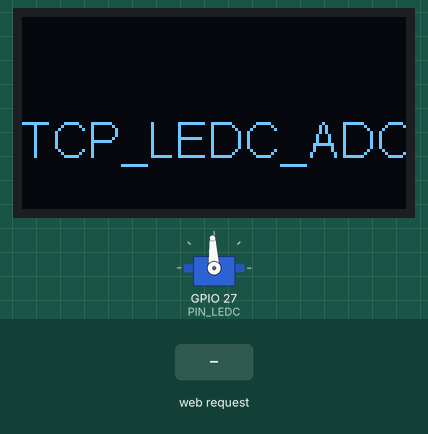
Recording of a sketch running on a simulated ESP32. Shown: 128×64 one-colour display, servo. Inputs (shaded band) come from the test bench. WiFi joins after 1.5 s; servers stay silent unless stated; servo pulses on a pin are drawn as a servo (544–2400 µs = 0–180°); what the sketch prints to the serial monitor is not drawn.

Above: at 0.1 s.
At 2.7 s:
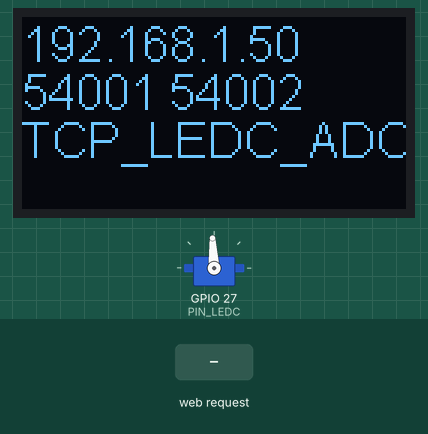
2.8 s: HTTP request GET /ledcdata received
At 2.82 s:
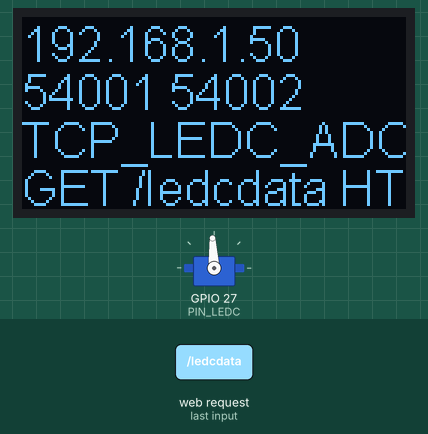
Timing chart, 0 to 5.8 s (numbered marks = the images above; inputs shaded):
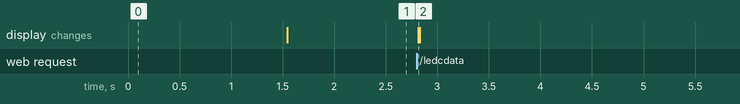

Measured:
- after the input at 2.8 s, the display: changes at once (image 2)

The sketch:

TCP_LEDC_ADC.ino
```cpp
#include <Wire.h>
#include "SSD1306Wire.h"
#include <WiFi.h>
#include "Ticker.h"

const char* ssid = "--ssid--"; // 要変更
const char* password = "--password--"; // 要変更
const int socketPort = 54001;
const int socketPort2 = 54002;

void mySetup(); // このスケッチ固有のsetup()
void myLoop(); // このスケッチ固有のloop()
String process(String str); // 受信したメッセージを処理

SSD1306Wire display(0x3c, 21, 22);
String displayBuffer[4];
void updateDisplay() {
  display.clear();
  display.flipScreenVertically();
  display.setFont(ArialMT_Plain_16);
  for (int i = 0; i < 4; i++) {
    display.drawString(0, i * 16, displayBuffer[i]);
  }
  display.display();
}

Ticker messageTimer;
volatile bool updateRequest = false;
void showMessage(String s, float seconds) {
  displayBuffer[3] = s;
  updateDisplay();
  messageTimer.once(seconds, hideMessage);
}
void hideMessage() {
  displayBuffer[3] = "";
  updateRequest = true;
}

WiFiServer server(socketPort);
WiFiServer server2(socketPort2);
WiFiClient client;
WiFiClient client2;

void broadcastEventTXT(String str) {
  if (client2.connected()) {
    client2.println(str);
  }
}

void setup() {
  Serial.begin(57600);
  display.init();

  // このスケッチ固有のsetup()を実行
  mySetup();

  // アクセスポイントに接続
  Serial.println("Connecting");
  WiFi.begin(ssid, password);
  while (WiFi.status() != WL_CONNECTED) {
    delay(500);
    Serial.print(".");
  }

  // TCPサーバーを起動
  server.begin();
  server2.begin();

  Serial.println();
  Serial.println("Server started (" + WiFi.localIP().toString() + ")");
  Serial.println(String(socketPort) + " " + String(socketPort2));

  displayBuffer[0] = WiFi.localIP().toString();
  displayBuffer[1] = String(socketPort) + " " + String(socketPort2);
  updateDisplay();
}

void loop() {
  if (updateRequest) {
    updateRequest = false;
    updateDisplay();
  }

  // このスケッチ固有のloop()を実行
  myLoop();

  if (!client.connected()) {
    client = server.available();
  } else {
    if (client.available()) {
      String inputString = client.readStringUntil('\n');
      inputString.trim();
      String outputString = process(inputString);
      if (outputString != "") {
        client.println(outputString);
      }
    }
  }
  if (!client2.connected()) {
    client2 = server2.available();
  }
}

// 以下、このスケッチ固有の記述

const int PIN_LEDC = 27;
const int PIN_READ = 36;

void rotateServo(int chan, float angle) { // 0(0.5ms) ~ 180(2.5ms)
  double ms = 0.5 + angle / 90.0;
  int duty = round(ms / 20.0 * 65536.0); // 20ms full scale
  ledcWrite(chan, duty);
}

void mySetup() {
  int ch = 0;
  ledcSetup(ch, 50, 16);
  ledcAttachPin(PIN_LEDC, ch);
  rotateServo(ch, 90);
  analogSetPinAttenuation(PIN_READ, ADC_11db);

  displayBuffer[2] = "TCP_LEDC_ADC";
  updateDisplay();
}

void myLoop() {

}

String process(String str) {
  showMessage(str, 0.5);

  if (str.startsWith("angle ")) {
    str = str.substring(str.indexOf(' ') + 1);
    rotateServo(0, str.toFloat());
  } else if (str == "ledcdata") {
    int num = 300;
    int adcBuf[num * 2];
    int pos = 0;
    int n = 0;
    for (int i = 0; i < (num * 10) / 100; i++) { // 10% pre trigger
      adcBuf[pos * 2] = analogRead(PIN_READ);
      adcBuf[pos * 2 + 1] = micros();
      pos = (pos < num - 1) ? pos + 1 : 0;
    }
    while (n < num * 50) {
      int val = analogRead(PIN_READ);
      adcBuf[pos * 2] = val;
      adcBuf[pos * 2 + 1] = micros();
      pos = (pos < num - 1) ? pos + 1 : 0;
      n++;
      if (val < 0x800) break;
    }
    while (n < num * 50) {
      int val = analogRead(PIN_READ);
      adcBuf[pos * 2] = val;
      adcBuf[pos * 2 + 1] = micros();
      pos = (pos < num - 1) ? pos + 1 : 0;
      n++;
      if (val >= 0x800) break;
    }
    for (int i = 0; i < (num * 90) / 100; i++) { // 90% post trigger
      adcBuf[pos * 2] = analogRead(PIN_READ);
      adcBuf[pos * 2 + 1] = micros();
      pos = (pos < num - 1) ? pos + 1 : 0;
    }

    String s = String(num * 2);
    for (int i = 0; i < num * 2; i++) {
      s += " " + String(adcBuf[i]);
    }
    return s;
  }

  return "";
}
```
